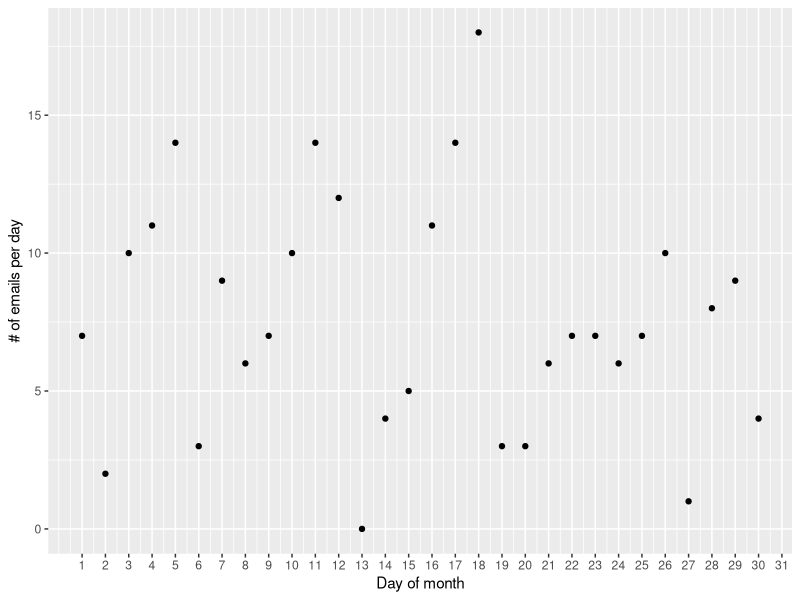
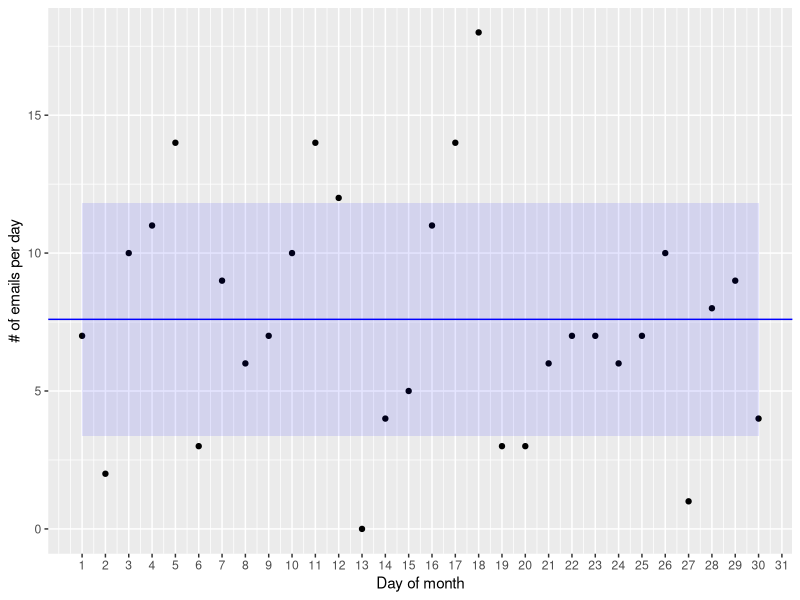
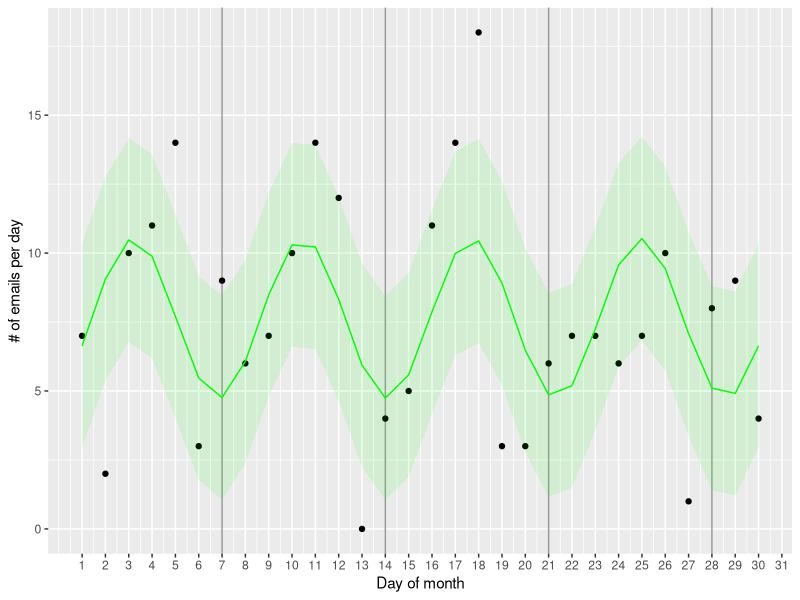
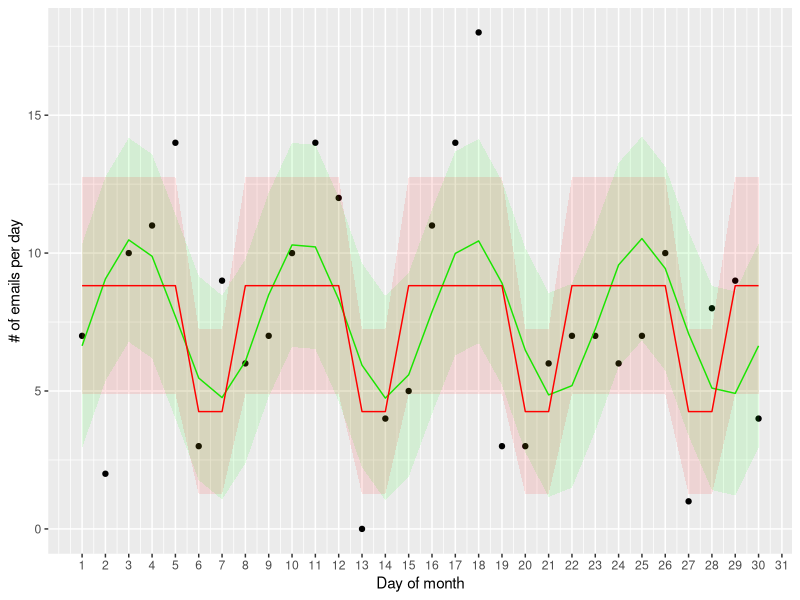
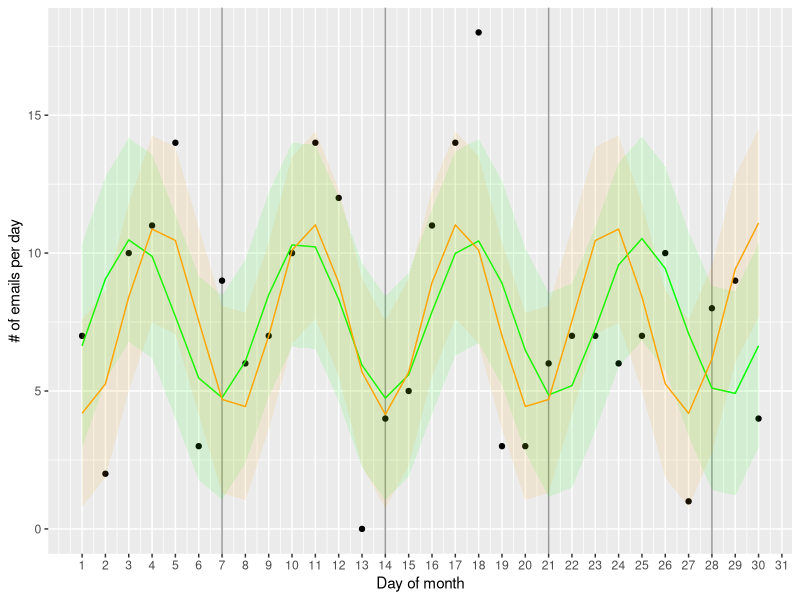

These figures' R source, in order:
## ---- chunk 1
library(ggplot2)
## ---- chunk 2
### Load
dat <- read.csv("201810emailssent.csv")
names(dat) <- c("year", "month", "dom", "dow", "nemails")
### Preview
print(head(dat))
ggplot(data=dat) + geom_point(aes(x=dom, y=nemails)) + ylab("# of emails per day") + scale_x_continuous("Day of month", breaks=1:31)
## ---- chunk 3
emailsGaussian <- function(params, dat) {
  ### sanity checks
  if(is.logical(params) & all(!params)) return(10000000)
  ### define params and vars
  mu <- params[1]
  sigma2 <-  params[2]
  ### get a vector of probabilities and convert it to g-squared
  ps <- dnorm(dat$nemails, mean=mu, sd=sigma2^0.5)
  #print( params )
  #print( rbind( dat, ps) )
  #print()
  ### get gscore
  gscore <- -2*sum(log( ps ))
  ### sanity checks
  if (is.nan( gscore ))  return(10000000)
  if (is.infinite( gscore ))  return(10000000)
  return(gscore)
}
## ---- chunk 4
emailsGaussian(params=c(mu=0, sigma2=1), dat=dat)
emailsGaussian(params=c(mu=5, sigma2=1), dat=dat)
emailsGaussian(params=c(mu=7, sigma2=1), dat=dat) # ... closer ...
emailsGaussian(params=c(mu=8, sigma2=1), dat=dat)
emailsGaussian(params=c(mu=9, sigma2=1), dat=dat) # ... too far, back up behind 8 ...
emailsGaussian(params=c(mu=7.5, sigma2=1), dat=dat) # ... close enough for now. Now focus on the right variance ....
emailsGaussian(params=c(mu=7.5, sigma2=0.5), dat=dat) # ... um, OK, don't go smaller ...
emailsGaussian(params=c(mu=7.5, sigma2=0.5), dat=dat)
emailsGaussian(params=c(mu=7.5, sigma2=5), dat=dat) # ... bigger ...
emailsGaussian(params=c(mu=7.5, sigma2=10), dat=dat)
emailsGaussian(params=c(mu=7.5, sigma2=20), dat=dat)
emailsGaussian(params=c(mu=7.5, sigma2=30), dat=dat) # ... too far, back up ...
emailsGaussian(params=c(mu=7.5, sigma2=15), dat=dat) # stop here, for now.
## ---- chunk 5
fitgaus <- optim(c(mu=0, sigma2=1), emailsGaussian, dat=dat)
## ---- chunk 6
fitgaus$value # pretty close to the 7.5 and 15 that we found ...
fitgaus$par # ... but just a smidge better.
mean(dat$nemails) # Close! The me optim found was Just 0.0011 off from this.
## ---- chunk 7
gausmu <- fitgaus$par["mu"] #extract the mean
gauslow <- (gausmu - fitgaus$par["sigma2"]^0.5) #illustrate the first standard deviation windoww
gaushigh <- (gausmu + fitgaus$par["sigma2"]^0.5)
ggplot(data=dat) + geom_point(aes(x=dom, y=nemails)) + ylab("# of emails per day") + scale_x_continuous("Day of month", breaks=1:31) +
     geom_hline(yintercept=gausmu, color="blue") + geom_ribbon(aes(x=dom, ymin=gauslow, ymax=gaushigh), fill="blue", alpha=0.1) #best Gaussian theory
## ---- chunk 8
emailsPeriodic <- function(params, dat) {
  ### sanity checks
  if(is.logical(params) & all(!params)) return(10000000)
  ### define params and vars
  intercept <-  params[1]
  amplitude <- params[2]
  phase <- params[3]
  sigma2 <-  params[4]
  means <- intercept + amplitude * sin( phase + 4 * seq(from=0, to=2*pi, length.out=nrow(dat)) )
  ### get a vector of probabilities and convert it to g-squared
  ps <- dnorm(dat$nemails, mean=means, sd=sigma2^0.5)
  #print( params )
  #print( rbind( dat, ps) )
  #print()
  ### get gscore
  gscore <- -2*sum(log( ps ))
  ### sanity checks
  if (is.nan( gscore ))  return(10000000)
  if (is.infinite( gscore ))  return(10000000)
  return(gscore)
}
## ---- chunk 9
fitperiod <- optim(c(intercept=0, amplitude=1, phase=3.5, sigma2=1), emailsPeriodic, dat=dat)
fitperiod$value
## ---- chunk 10
### nonnested model comparison
n <- nrow(dat)
bic <- list()
bic$gaus <- fitgaus$value + log(n)*2 ### turn deviance into BIC
bic$prd <- fitperiod$value + log(n)*4
# Bayes Facgtor ~ exp( (BIC_1 - BIC_0)/2 )
exp( (bic$gaus - bic$prd) / 2 ) ### compute Bayes Factor
## ---- chunk 11
fp <- fitperiod$par
dat$modPrd <- fp["intercept"] + fp["amplitude"] * sin( fp["phase"] + 4 * seq(from=0, to=2*pi, length.out=nrow(dat)) )
dat$modPrd_l <- dat$modPrd - fp['sigma2']^0.5
dat$modPrd_h <- dat$modPrd + fp['sigma2']^0.5
ggplot(data=dat) + geom_point(aes(x=dom, y=nemails)) + ylab("# of emails per day") + scale_x_continuous("Day of month", breaks=1:31) +
    geom_vline(xintercept=c(7,14,21,28), alpha=0.4) +
     geom_line(aes(x=dom, y=modPrd), color="green") + geom_ribbon(aes(x=dom, ymin=modPrd_l, ymax=modPrd_h), fill="green", alpha=0.1)  #periodic
## ---- chunk 12
emailsGaussianWeekends <- function(params, dat) {
  ### sanity checks
  if(is.logical(params) & all(!params)) return(10000000)
  ### define params and vars
  mu1 <- params[1]
  sigma21 <-  params[2]
  mu2 <- params[3]
  sigma22 <-  params[4]
  ## filter data into two types
  dat_week <- subset(dat, dow %in% c(2:6))
  dat_weekend <- subset(dat, dow %in% c(1,7))
  ### get a vector of probabilities and convert it to g-squared
  ps1 <- dnorm(dat_week$nemails, mean=mu1, sd=sigma21^0.5)
  ps2 <- dnorm(dat_weekend$nemails, mean=mu2, sd=sigma22^0.5)
  ps <- c(ps1, ps2)
  #print( params )
  #print( rbind( dat, ps) )
  #print()
  ### get gscore
  gscore <- -2*sum(log( ps ))
  ### sanity checks
  if (is.nan( gscore ))  return(10000000)
  if (is.infinite( gscore ))  return(10000000)
  return(gscore)
}
fitwknd <- optim(c(mu1=0, sigma21=1, mu2=0, sigma22=1), emailsGaussianWeekends, dat=dat)
fitwknd$value
fitwknd$par

dat$modWknd <- ifelse(dat$dow %in% 2:6, fitwknd$par["mu1"], fitwknd$par["mu2"] )
dat$modWknd_l <- ifelse(dat$dow %in% 2:6, dat$modWknd - fitwknd$par["sigma21"]^0.5,  dat$modWknd - fitwknd$par["sigma22"]^0.5)
dat$modWknd_h <- ifelse(dat$dow %in% 2:6, dat$modWknd + fitwknd$par["sigma21"]^0.5,  dat$modWknd + fitwknd$par["sigma22"]^0.5)
ggplot(data=dat) + geom_point(aes(x=dom, y=nemails)) + ylab("# of emails per day") + scale_x_continuous("Day of month", breaks=1:31) +
     geom_line(aes(x=dom, y=modPrd), color="green") + geom_ribbon(aes(x=dom, ymin=modPrd_l, ymax=modPrd_h), fill="green", alpha=0.1) + #periodic
     geom_line(aes(x=dom, y=modWknd), color="red") + geom_ribbon(aes(x=dom, ymin=modWknd_l, ymax=modWknd_h), fill="red", alpha=0.1)  #two lines
## ---- chunk 13
emailsGaussianWeekends_red <- function(params, dat) {
  ### sanity checks
  if(is.logical(params) & all(!params)) return(10000000)
  ### define params and vars
  mu1 <- params[1]
  mu2 <- params[2]
  sigma2 <-  params[3]
  ## filter data into two types
  dat_week <- subset(dat, dow %in% c(2:6))
  dat_weekend <- subset(dat, dow %in% c(1,7))
  ### get a vector of probabilities and convert it to g-squared
  ps1 <- dnorm(dat_week$nemails, mean=mu1, sd=sigma2^0.5)
  ps2 <- dnorm(dat_weekend$nemails, mean=mu2, sd=sigma2^0.5)
  ps <- c(ps1, ps2)
  ### get gscore
  gscore <- -2*sum(log( ps ))
  ### sanity checks
  if (is.nan( gscore ))  return(10000000)
  if (is.infinite( gscore ))  return(10000000)
  return(gscore)
}
## ---- chunk 14
fitwknd_red <- optim(c(mu1=0, mu2=0, sigma2=1), emailsGaussianWeekends_red, dat=dat)
fitwknd_red$par
fitwknd_red$value
### nested model comparison
### from https://kevintshoemaker.github.io/NRES-746/LECTURE8.html
deviance <- fitwknd_red$value - fitwknd$value
deviance >= qchisq(0.95,1) ### test, 1 df because one paramter difference
1-pchisq(deviance,1) ###p-value
## ---- chunk 15
deviance <- fitgaus$value - fitwknd_red$value
deviance >= qchisq(0.95,1) ### test, 1 df because one paramter difference
1-pchisq(deviance,1) ###p-value
## ---- chunk 16
pgenGauss <- function() {
    return( c( mu=runif(1, -20, 20), sigma2=runif(1, -10^2, 10^2)) )
}
pgenGauss3 <- function() {
    return( c( mu1=runif(1, -20, 20), mu2=runif(1, -20, 20), sigma2=runif(1, -10^2, 10^2)) )
}
pgenGauss4 <- function() {
    return( c( mu1=runif(1, -20, 20), mu1=runif(1, -10^2, 10^2), sigma21=runif(1, -20, 20), sigma22=runif(1, -10^2, 10^2)) )
}
pgenPeriod <- function() {
    ### intercept, amplitude, phase, sigma, frequency?
    return( c( intercept=runif(1,-20, 20), amplitude=runif(1, -10, 10), phase=runif(1, 0, 7), sigma2=runif(1, -10^2, 10^2)) )
}
## ---- chunk 17
### many runs of optim
noptim <- function(n, parf, fn, dat) {
    fits <- lapply(1:n, function(x) optim(par=parf(), fn=fn, dat=dat ) )
    #print(table(sapply(fits, function(x) x$value)))
    fit <- fits[[ which.min( sapply(fits, function(x) x$value)) ]]
    return( fit) 
}
## ---- chunk 18
nruns <- 500
fitgaus <- noptim(n=nruns, pgenGauss, emailsGaussian, dat=dat)
fitgaus$value
fitgaus$par
fitwknd <- noptim(n=nruns, pgenGauss3, emailsGaussianWeekends_red, dat=dat)
fitwknd_red <- noptim(n=nruns, pgenGauss4, emailsGaussianWeekends, dat=dat)
fitwknd$value
fitwknd$par
fitwknd_red$value
fitwknd_red$par
fitperiod <- noptim(n=nruns, pgenPeriod, emailsPeriodic, dat=dat)
fitperiod$value
fitperiod$par
## ---- chunk 19
emailsPeriodic_full <- function(params, dat) {
  ### sanity checks
  if(is.logical(params) & all(!params)) return(10000000)
  ### define params and vars
  intercept <-  params[1]
  amplitude <- params[2]
  phase <- params[3]
  frequency <- params[4]
  sigma2 <-  params[5]
  means <- intercept + amplitude * sin( phase + frequency * seq(from=0, to=2*pi, length.out=nrow(dat)) )
  ### get a vector of probabilities and convert it to g-squared
  ps <- dnorm(dat$nemails, mean=means, sd=sigma2^0.5)
  ### get gscore
  gscore <- -2*sum(log( ps ))
  ### sanity checks
  if (is.nan( gscore ))  return(10000000)
  if (is.infinite( gscore ))  return(10000000)
  return(gscore)
}
pgenPeriod5 <- function() {
    ### intercept, amplitude, phase, sigma, frequency?
    return( c( intercept=runif(1,-20, 20), amplitude=runif(1, -10, 10), phase=runif(1, 0, 7), frequency=runif(1, 1, 30), sigma2=runif(1, -10^2, 10^2)) )
}
## ---- chunk 20
fitperiod_full <- optim(c(intercept=0, amplitude=1, phase=3.5, sigma2=1, frequency=4), emailsPeriodic_full, dat=dat)
fitperiod_full$par
fitperiod_full$value
fitperiod_full <- noptim(n=nruns, pgenPeriod5, emailsPeriodic_full, dat=dat)
fitperiod_full$par
fitperiod_full$value
## ---- chunk 21
deviance <- fitperiod$value - fitperiod_full$value
deviance >= qchisq(0.95,1) ### test, 1 df because one paramter difference
1-pchisq(deviance,1) ###p-value
## ---- chunk 22
fpf <- fitperiod_full$par
dat$modPrdf <- fpf["intercept"] + fpf["amplitude"] * sin( fpf["phase"] + fpf["frequency"]  * seq(from=0, to=2*pi, length.out=nrow(dat)) )
dat$modPrdf_l <- dat$modPrdf - fpf['sigma2']^0.5
dat$modPrdf_h <- dat$modPrdf + fpf['sigma2']^0.5
ggplot(data=dat) + geom_point(aes(x=dom, y=nemails)) + ylab("# of emails per day") + scale_x_continuous("Day of month", breaks=1:31) +
     geom_vline(xintercept=c(7,14,21,28), alpha=0.4) +
     geom_line(aes(x=dom, y=modPrd), color="green") + geom_ribbon(aes(x=dom, ymin=modPrd_l, ymax=modPrd_h), fill="green", alpha=0.1) +  #periodic
     geom_line(aes(x=dom, y=modPrdf), color="orange") + geom_ribbon(aes(x=dom, ymin=modPrdf_l, ymax=modPrdf_h), fill="orange", alpha=0.1)  #periodic
